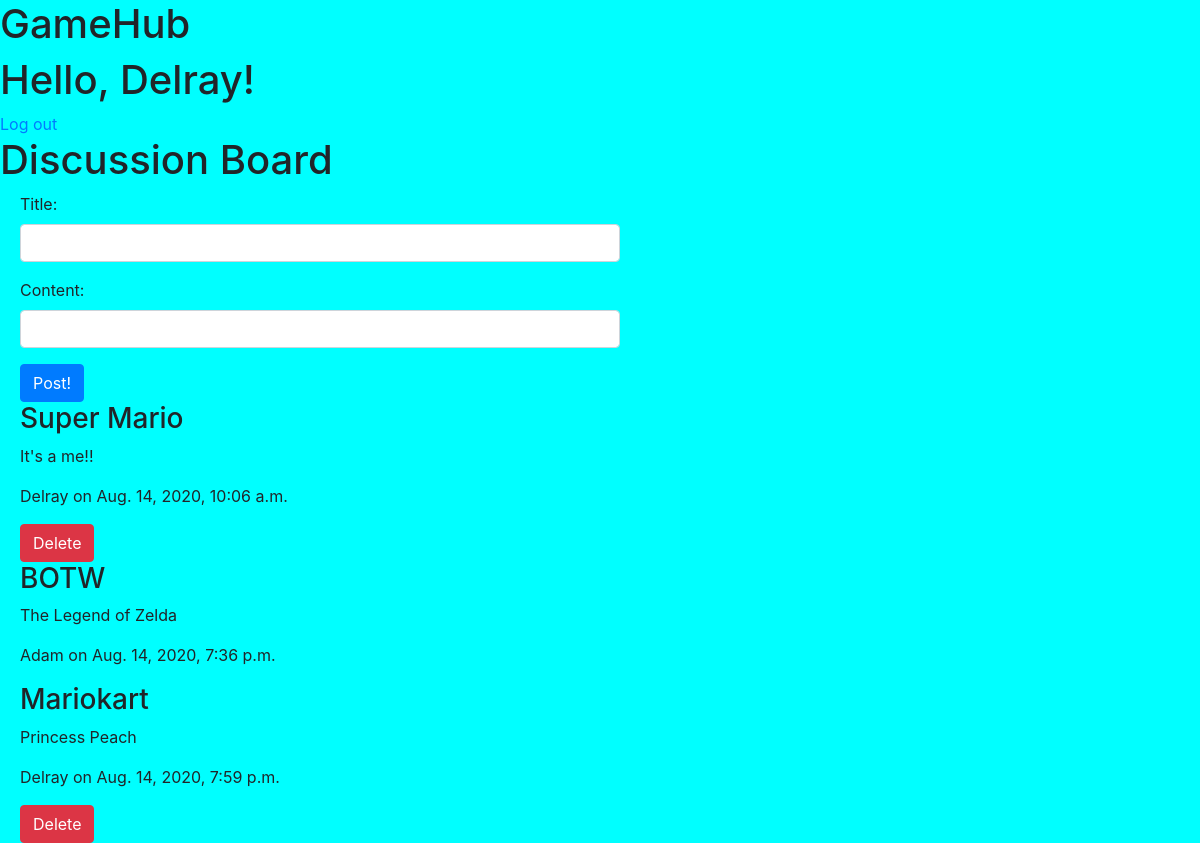
The app's page /discuss/ (signed in), older data.
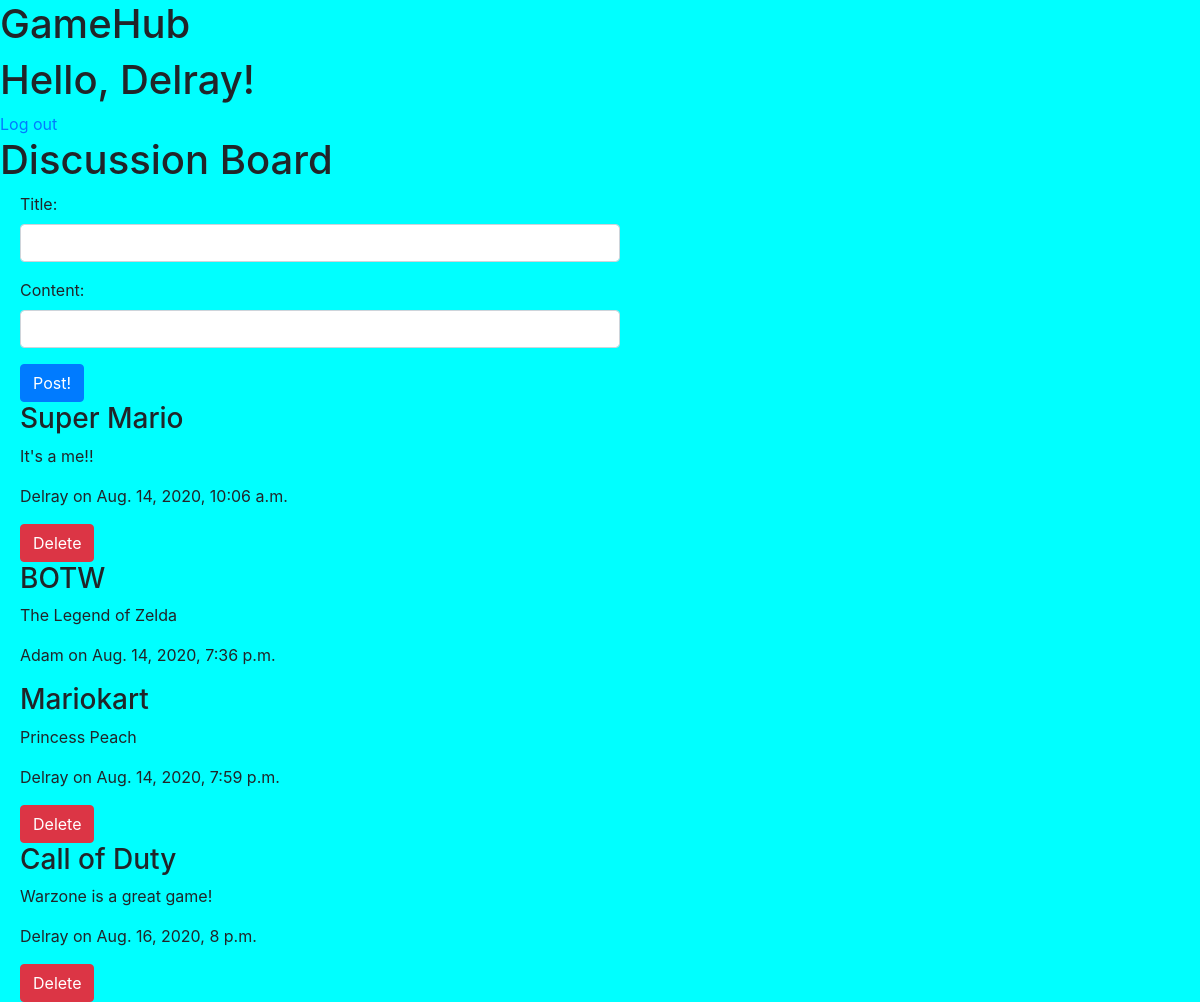
The same page, newer data.
### discussionBoard/models.py (models this page shows)
class Posts(models.Model):
    title = models.CharField(max_length=255)
    content = models.CharField(max_length=255)
    created_at = models.DateTimeField(auto_now_add=True)
    updated_at = models.DateTimeField(auto_now=True)
    author = models.ForeignKey(User, on_delete=models.CASCADE, related_name="posts")
    objects = PostManager()

### login/models.py (models this page shows)
class User(models.Model):
    first_name = models.CharField(max_length=255)
    last_name = models.CharField(max_length=255)
    email = models.EmailField(unique=True)
    password = models.CharField(max_length=255)
    confirm = models.CharField(max_length=255)
    created_at = models.DateTimeField(auto_now_add=True)
    updated_at = models.DateTimeField(auto_now=True)
    objects = UserManager()

### discussionBoard/views.py (the view)
# urls.py: path('discuss/', include('discussionBoard.urls')),
def discuss(request):
    if 'user_id' not in request.session:
        return redirect('/')
    context = {
        'user': User.objects.get(id = request.session['user_id']),
        'posts': Posts.objects.all(),
    }
    return render(request, 'discussions/index.html', context)

### discussionBoard/templates/discussions/index.html (shortened to what this page needs)
<!DOCTYPE html>
<html lang="en">
<head>
    <link rel="stylesheet" href="https://stackpath.bootstrapcdn.com/bootstrap/4.5.0/css/bootstrap.min.css">
    {% load static %}
    <link rel="stylesheet" href="{% static 'styles.css' %}" type="text/css">
</head>
<body>
    <h1>GameHub</h1>
    <div>
        <h1>Hello, {{ user.first_name}}! </h1>
        <a href="/logout">Log out</a>
    </div>
    <h1>Discussion Board</h1>
    <section>
        <form action="/discuss/create" method="POST">
            <div class="form-group">
                <label for="title">Title: </label>
                <input type="text" name="title" id="title" class="form-control">
            </div>
            <div class="form-group">
                <label for="content">Content: </label>
                <input type="text" name="content" id="content" class="form-control">
            </div>
            <button class="btn btn-primary">Post!</button>
        </form>
    </section>
    <section>
        {%for post in posts%}
        <div class="post">
            <h3>{{post.title}}</h3>
            <blockquote>{{post.content}}</blockquote>
            <p>{{post.author.first_name}} on {{post.created_at}}</p>
            {% if post.author.id == request.session.user_id %}
            <a class="btn btn-danger" href="/discuss/{{post.id}}/delete">Delete</a>
            {% endif %}
        </div>
        {% endfor %}
    </section>
</body>
</html>

Row changes from the older to the newer data that the page shows:
added Posts: title "Call of Duty", content "Warzone is a great game!", author.first_name "Delray", created_at "Aug. 16, 2020, 8 p.m."
